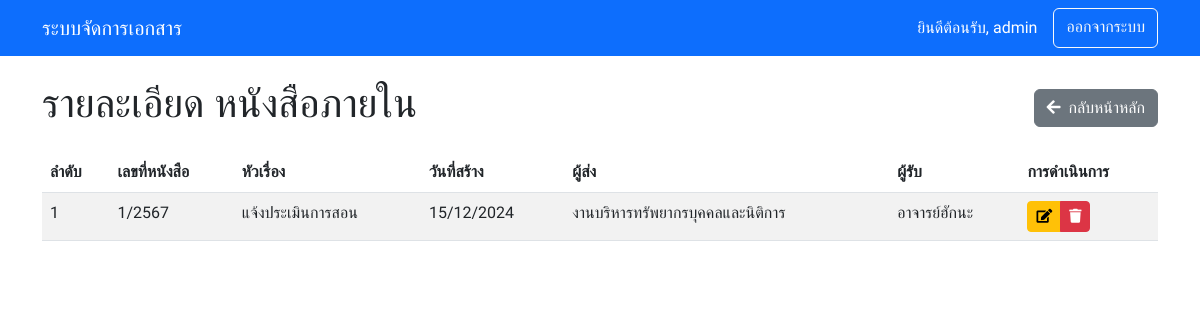
The app's page /letter_details.php?type=internal (signed in) with its own data.
### tables this page shows
CREATE TABLE `dms_internal_letters` (
  `internal_id` int(11) NOT NULL,
  `internal_number` int(11) NOT NULL,
  `internal_year` int(11) NOT NULL,
  `subject` varchar(255) NOT NULL,
  `category_id` int(11) DEFAULT NULL,
  `sender` varchar(100) NOT NULL,
  `receiver` varchar(100) NOT NULL,
  `date_created` date NOT NULL,
  `file_name` varchar(255) DEFAULT NULL,
  `note` text DEFAULT NULL,
  `created_by` int(11) DEFAULT NULL,
  `created_at` timestamp NOT NULL DEFAULT current_timestamp()
);

### letter_details.php (the view, shortened to what this page needs)
<?php
require_once 'config.php';
$type = $_GET['type'];
$user_id = $_SESSION['user_id'];
$table_names = [
    'internal' => 'dms_internal_letters',
    'external' => 'dms_external_letters',
    'directive' => 'dms_directive_letters',
    'circular' => 'dms_circular_letters'
];
$type_labels = [
    'internal' => 'หนังสือภายใน',
    'external' => 'หนังสือภายนอก',
    'directive' => 'หนังสือสั่งการ',
    'circular' => 'หนังสือเวียน'
];
try {
    $query = "
        SELECT
            subject,
            date_created,
            sender,
            receiver,
            {$type}_number AS number,
            {$type}_year AS year
        FROM {$table_names[$type]}
        WHERE created_by = :user_id
        ORDER BY date_created DESC
    ";
    $stmt = $pdo->prepare($query);
    $stmt->execute(['user_id' => $user_id]);
    $letters = $stmt->fetchAll(PDO::FETCH_ASSOC);
} catch (PDOException $e) {
    die("Error fetching data: " . $e->getMessage());
}
?>
<!DOCTYPE html>
<html lang="th">
<head>
    <?php require_once 'header.php'; ?>
</head>
<body>
    <?php require_once 'navbar.php'; ?>
    <div class="container mt-4">
        <div class="d-flex justify-content-between align-items-center mb-3">
            <h1>รายละเอียด <?= htmlspecialchars($type_labels[$type]) ?></h1>
            <a href="dashboard.php" class="btn btn-secondary">
                <i class="fas fa-arrow-left me-2"></i>กลับหน้าหลัก
            </a>
        </div>
        <?php if (!empty($letters)): ?>
            <table class="table table-striped table-hover">
                <thead>
                    <tr>
                        <th>ลำดับ</th>
                        <th>เลขที่หนังสือ</th>
                        <th>หัวเรื่อง</th>
                        <th>วันที่สร้าง</th>
                        <th>ผู้ส่ง</th>
                        <th>ผู้รับ</th>
                        <?php if ($_SESSION['role'] == 'admin'): ?>
                            <th>การดำเนินการ</th>
                        <?php endif; ?>
                    </tr>
                </thead>
                <tbody>
                    <?php foreach ($letters as $index => $letter): ?>
                        <tr>
                            <td><?= $index + 1 ?></td>
                            <td><?= $letter['number'] . '/' . $letter['year'] ?></td>
                            <td><?= htmlspecialchars($letter['subject']) ?></td>
                            <td><?= date('d/m/Y', strtotime($letter['date_created'])) ?></td>
                            <td><?= htmlspecialchars($letter['sender']) ?></td>
                            <td><?= htmlspecialchars($letter['receiver']) ?></td>
                            <?php if ($_SESSION['role'] == 'admin'): ?>
                                <td>
                                    <div class="btn-group" role="group">
                                        <a href="edit_<?= $type ?>_letter.php?id=<?= $letter['number'] ?>"
                                           class="btn btn-warning btn-sm">
                                            <i class="fas fa-edit"></i>
                                        </a>
                                        <a href="javascript:void(0);"
                                           class="btn btn-danger btn-sm"
                                           onclick="confirmDelete(<?= $letter['number'] ?>)">
                                            <i class="fas fa-trash"></i>
                                        </a>
                                    </div>
                                </td>
                            <?php endif; ?>
                        </tr>
                    <?php endforeach; ?>
                </tbody>
            </table>
        <?php else: ?>
            <p class="text-muted">ไม่มีข้อมูลสำหรับประเภทนี้</p>
        <?php endif; ?>
    </div>
</body>
</html>

### header.php (style rules this page uses)
body { font-family: 'Sarabun', sans-serif; }

### records on screen
dms_internal_letters: internal_number "1", internal_year "2567", subject "แจ้งประเมินการสอน", date_created "15/12/2024", sender "งานบริหารทรัพยากรบุคคลและนิติการ", receiver "อาจารย์ฮักนะ"

### other values on screen
$_SESSION['username'] "admin"
$type_labels[$type] "หนังสือภายใน"
